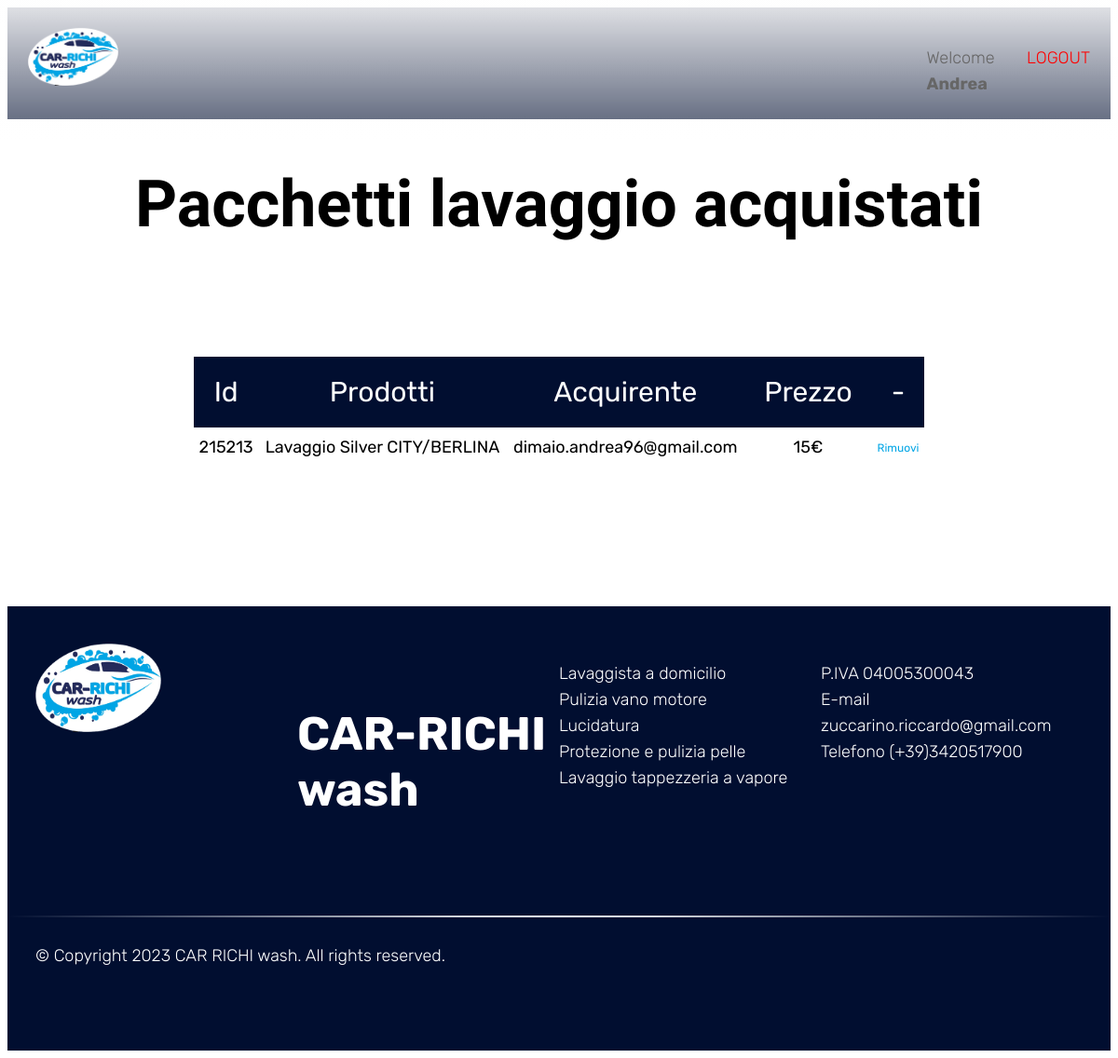
Screenshot of /admin.php (signed in) with the database file from the repository.
### tables this page shows
CREATE TABLE `pacchetti_acquistati` (
  `id` int(10) NOT NULL,
  `servizio_acquistato` varchar(30) NOT NULL,
  `prezzo` int(10) NOT NULL,
  `email_acquirente` varchar(50) NOT NULL
);

### admin.php (the view, shortened to what this page needs)
<!DOCTYPE html>
<html lang="en">
<head>
  <link rel="stylesheet" href="https://cdnjs.cloudflare.com/ajax/libs/meyer-reset/2.0/reset.min.css" />
  <link rel="stylesheet" href="style.css">
  <link rel="stylesheet" href="https://cdnjs.cloudflare.com/ajax/libs/flickity/3.0.0/flickity.min.css" />
</head>
<body>
  <div class="header">
  <div class="logo">
    <img src="Logo.png" alt="" height="62.2" width="96.9">
  </div>
  <ul class="menu">
  </ul>
  <div class="cta">
  <?php  if (isset($_SESSION['username'])) : ?>
    <p>Welcome <strong><?php echo $_SESSION['username']; ?></strong><br> </p>
  <?php endif ?>
  </div>
  <div class="cta">
  <?php  if (isset($_SESSION['username'])) : ?>
    <p ><a href="index.php?logout='1'" style="color: red; ">LOGOUT</a> </p>
  <?php endif ?>
  </div>
  </div>
  <?php
    $db = mysqli_connect("localhost","root","","sitoweb");
    $query1 = "SELECT * FROM pacchetti_acquistati ";
    $resultsa = mysqli_query($db, $query1);
   ?>
  <div class="margin-top-cart"></div>
  <h4 class="title_text_profile text_b mt-1 ">Pacchetti lavaggio acquistati</h4>
  <div class="acquisti">
    <table>
      <tr>
        <th class="small-text_phone">Id</th>
        <th class="small-text_phone">Prodotti</th>
        <th class="small-text_phone">Acquirente</th>
        <th class="small-text_phone">Prezzo</th>
        <th class="small-text_phone">-</th>
      </tr>
      <tbody>
         <?php
             if(mysqli_num_rows($resultsa) > 0)
             {
                 foreach($resultsa as $row)
                 {
                     ?>
                     <tr>
                         <td class="small-text_phone"><?= $row['id']; ?></td>
                         <td class="small-text_phone"><?= $row['servizio_acquistato']; ?></td>
                         <td class="small-text_phone"><?= $row['email_acquirente']; ?></td>
                         <td class="small-text_phone"><?= $row['prezzo']; ?>€</td>
                         <td class="small-text"><a href="admin.php?id= <?= $row['id'];?>" class="btn_delate_a">Rimuovi</a></td>
                     </tr>
                     <?php
                 }
             }
             else
             {
                 ?>
                     <tr>
                         <td colspan="4">No Record Found</td>
                     </tr>
                 <?php
             }
         ?>
      </tbody>
    </table>
  </div>
  <footer class="footer mt-1">
    <div class="grid">
      <div class="col">
          <img src="Logo.png" alt="" height="95" width="135">
      </div>
      <div class="col">
        <h4 class="med-text text_w ">CAR-RICHI <br> wash</h4>
      </div>
      <div class="col">
        <p class="text_w">Lavaggista a domicilio <br>Pulizia vano motore <br>Lucidatura <br>Protezione e pulizia pelle <br>Lavaggio tappezzeria a vapore</p>
      </div>
      <div class="col">
        <p class="text_w">P.IVA 04005300043<br>E-mail zuccarino.riccardo@gmail.com <br>Telefono (+39)3420517900 </p>
      </div>
    </div>
    <hr class="line-s">
    <div class="grid">
      <p class="text_w"> © Copyright 2023 CAR RICHI wash. All rights reserved.</p>
    </div>
  </footer>
</body>
</html>

### style.css (style rules this page uses)
body { font-family: 'Rubik', sans-serif; font-size: 18px; }
a { text-decoration: none; }
h1,h2,h3,h4,h5, p { color: #000; padding-bottom: 30px; }
p { line-height: 28px; color: #666; font-weight: 300; }
.med-text { font-size: 50px; }
.small-text { font-size: 14px; }
.header { width: 100%; position: fixed; z-index: 10; top: 0; left: 50%; transform: translateX(-50%); padding: 30px; display: flex; max-width: 1920px; background: linear-gradient(0deg, rgba(255,255,255,0.2), rgba(255,255,255,0.9)); background-size: cover; }
.menu { width: 100%; z-index: 0; transition: all 0.5s cubic-bezier(.215, .61, .355, 1); }
.logo { z-index: 1; }
.grid { display: flex;max-width: 1350px;padding: 0 30px; margin: 0 auto; }
.grid .col { width: 100%; }
.footer { background: #010e30; padding: 40px 0; }
.line-s { border: 0; height: 2px; background-image: linear-gradient(to right, transparent, #fff, transparent); }
.margin-top-cart { background: #010e30; padding-bottom: 120px; }
table { width: 100%; border-collapse:collapse; }
th { text-align: left; padding: 5px; color: #fff; background: #010e30; font-weight: normal; }
td { padding: 10px 5px; }
td a { color: #00a5e5; font-size: 12px; }
td:last-child { text-align: right; }
.title_text_profile { font-family: 'Bruno Ace', cursive; font-size: 70px; font-weight: 900; text-align: center; }
th { text-align: center; padding: 20px; color: #fff; background: #010e30; font-size: 30px; }
.acquisti { margin: 50px 200px 150px 200px; display: inherit; }
.acquisti table { width: 100%; border-collapse:collapse; }
.acquisti td { text-align: center; }
.mt-1 { margin-top: 50px; }
.text_w { color: #fff; }
.text_b { color: #000; }
*, *:before, *:after { -webkit-box-sizing: border-box; -moz-box-sizing: border-box; box-sizing: border-box; }

### rows the page displays
pacchetti_acquistati: id "215213", servizio_acquistato "Lavaggio Silver CITY/BERLINA", email_acquirente "dimaio.andrea96@gmail.com", prezzo "15"

### other values shown
$_SESSION['username'] "Andrea"
